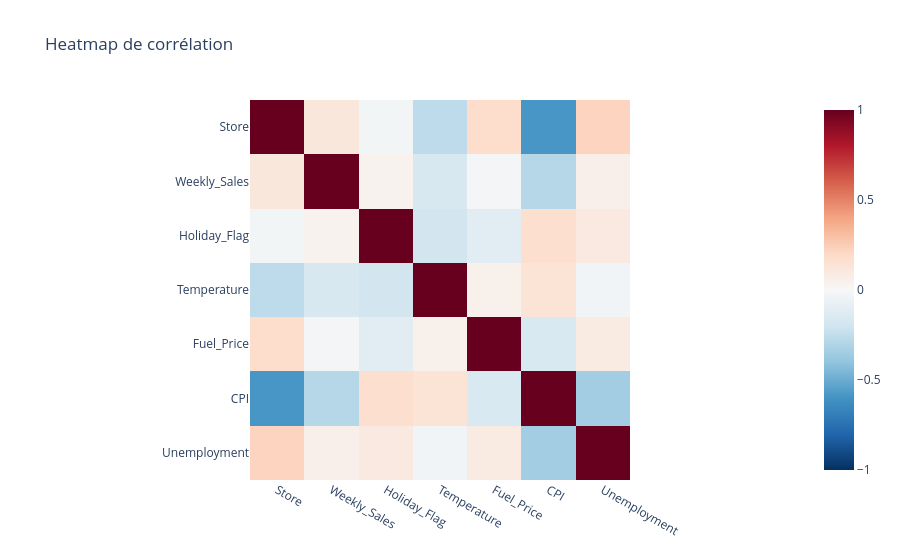

Notebook cell for this chart:
### Code cell
# Heatmap de corrélation
corr_matrix = df.corr(numeric_only=True)

fig = px.imshow(corr_matrix,
                title="Heatmap de corrélation",
                color_continuous_scale="RdBu_r",
                zmin=-1, zmax=1)
fig.show()

### Figure 1 — Plotly figure (JSON) as saved in the notebook; plotly's stock layout.template omitted (floating-point values rounded to 4 significant figures)
{"data": [{"coloraxis": "coloraxis", "hovertemplate": "x: %{x}<br>y: %{y}<br>color: %{z}<extra></extra>", "name": "0", "type": "heatmap", "x": ["Store", "Weekly_Sales", "Holiday_Flag", "Temperature", "Fuel_Price", "CPI", "Unemployment"], "xaxis": "x", "y": ["Store", "Weekly_Sales", "Holiday_Flag", "Temperature", "Fuel_Price", "CPI", "Unemployment"], "yaxis": "y", "z": [[1, 0.116, -0.02555, -0.2604, 0.1834, -0.5877, 0.2245], [0.116, 1, 0.03704, -0.166, -0.01909, -0.2872, 0.05519], [-0.02555, 0.03704, 1, -0.1879, -0.1174, 0.172, 0.09693], [-0.2604, -0.166, -0.1879, 1, 0.04894, 0.1379, -0.03012], [0.1834, -0.01909, -0.1174, 0.04894, 1, -0.1599, 0.08624], [-0.5877, -0.2872, 0.172, 0.1379, -0.1599, 1, -0.3481], [0.2245, 0.05519, 0.09693, -0.03012, 0.08624, -0.3481, 1]]}], "layout": {"coloraxis": {"cmax": 1, "cmin": -1, "colorscale": [[0, "rgb(5,48,97)"], [0.1, "rgb(33,102,172)"], [0.2, "rgb(67,147,195)"], [0.3, "rgb(146,197,222)"], [0.4, "rgb(209,229,240)"], [0.5, "rgb(247,247,247)"], [0.6, "rgb(253,219,199)"], [0.7, "rgb(244,165,130)"], [0.8, "rgb(214,96,77)"], [0.9, "rgb(178,24,43)"], [1, "rgb(103,0,31)"]]}, "title": {"text": "Heatmap de corrélation"}, "xaxis": {"anchor": "y", "constrain": "domain", "domain": [0, 1], "scaleanchor": "y"}, "yaxis": {"anchor": "x", "autorange": "reversed", "constrain": "domain", "domain": [0, 1]}}}
